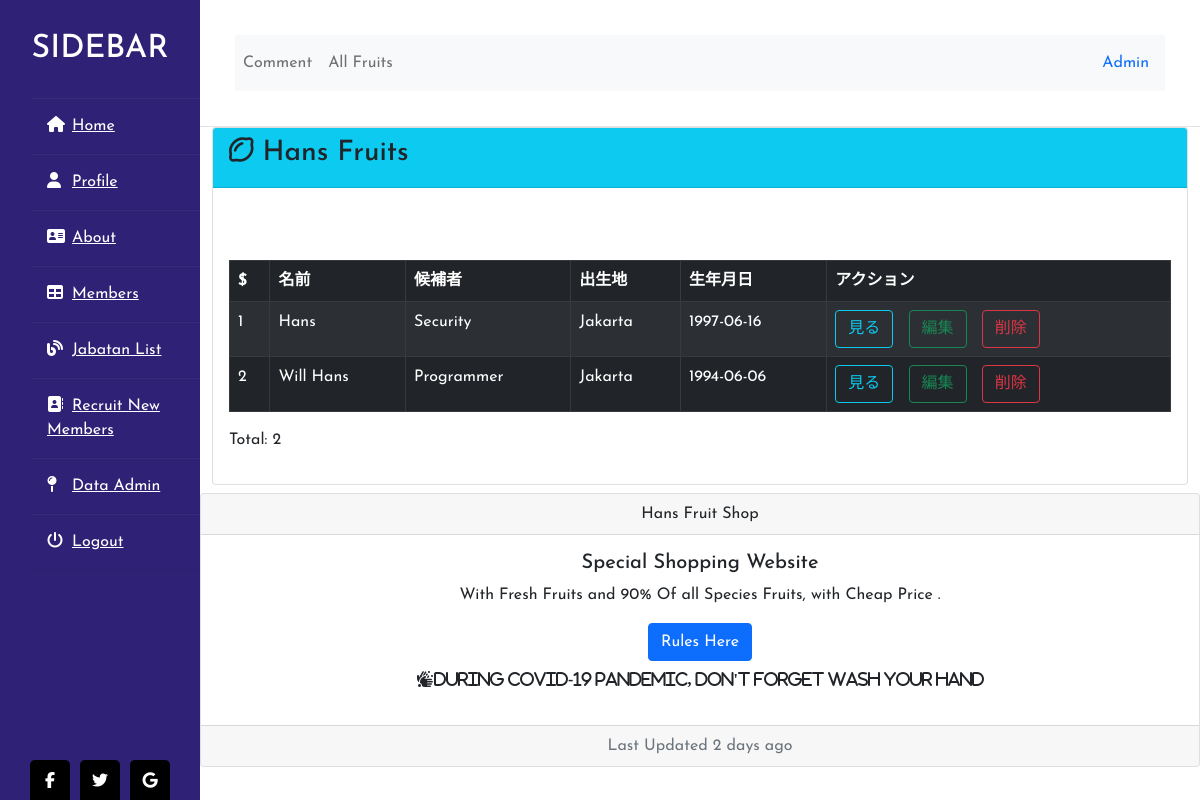
The app's page /index.php?page=tabel-peg (signed in) with its own data.
### tables this page shows
CREATE TABLE `apeshit5` (
  `id` int(11) NOT NULL,
  `long_name` varchar(255) NOT NULL,
  `address` varchar(255) NOT NULL,
  `telephone` int(255) NOT NULL,
  `email` varchar(100) NOT NULL,
  `photo` varchar(225) NOT NULL,
  `birth_date` date NOT NULL,
  `birth_place` varchar(290) NOT NULL,
  `history_job` varchar(300) NOT NULL,
  `jabatan` enum('OB','Seller','Security','Cashier','Programmer') NOT NULL
);

### admin/satu/tabel_peg.php (the view, shortened to what this page needs)
<?php
include "inc/server.php";
$sql = "SELECT * FROM `apeshit5`";
$result = $conn->query($sql);
?>
<div class="card card-info">
    <div class="card-header bg-info mb-3">
        <h3 class="card-title">
            <i class="far fa-lemon"></i> Hans Fruits
        </h3>
    </div>
    <div class="card-body">
        <div class="table-responsive">
            <br>
            <div class="mt-3">
                <table class="table table-striped table-dark table-bordered" id="myTable">
                    <thead>
                        <tr>
                            <th scope="col">$</th>
                            <th scope="col">名前</th>
                            <th scope="col">候補者</th>
                            <th scope="col">出生地</th>
                            <th scope="col">生年月日</th>
                            <th scope="col">アクション</th>
                        </tr>
                    </thead>
                    <tbody>
                        <?php
                        $no = 1;
                        if ($result->num_rows > 0) {
                            while ($row = $result->fetch_assoc()) {
                        ?>
                                <?php if ($data_level == "Admin") { ?>
                                    <tr>
                                        <td><?php echo $no++; ?></td>
                                        <td><?php echo $row['long_name'] ?></td>
                                        <td><?php echo $row['jabatan'] ?></td>
                                        <td><?php echo $row['birth_place'] ?></td>
                                        <td><?php echo $row['birth_date'] ?></td>
                                        <td>
                                            <a href="?page=pegawai-view&id=<?php echo $row['id']; ?>" class="btn btn-outline-info">見る</a> &nbsp;
                                            <a href="?page=pegawai-update&id=<?php echo $row['id']; ?>" class="btn btn-outline-success">編集</a> &nbsp;
                                            <a href="?page=pegawai-delete&id=<?php echo $row['id']; ?>" class="btn btn-outline-danger" onclick="return confirm('このデータを削除してもよろしいですか?')">削除</a>
                                        </td>
                                    </tr>
                                <?php } ?>
                        <?php }
                        }
                        ?>
                    </tbody>
                </table>
            </div>
            <p class="text-dark">Total: <?php echo mysqli_num_rows($result) ?></p>
        </div>
    </div>
    <link href="https://cdn.jsdelivr.net/npm/bootstrap@5.0.0-beta2/dist/css/bootstrap.min.css" rel="stylesheet">

### styles.css (style rules this page uses)
* { margin: 0; padding: 0; box-sizing: border-box; list-style: none; text-decoration: none; font-family: 'Josefin Sans', sans-serif; }
body { background-color: #f3f5f9; }

### records on screen
apeshit5: long_name "Hans", jabatan "Security", birth_place "Jakarta", birth_date "1997-06-16"
apeshit5: long_name "Will Hans", jabatan "Programmer", birth_place "Jakarta", birth_date "1994-06-06"

### other values on screen
$_SESSION['ses_level'] "Admin"
mysqli_num_rows($result) "2"
